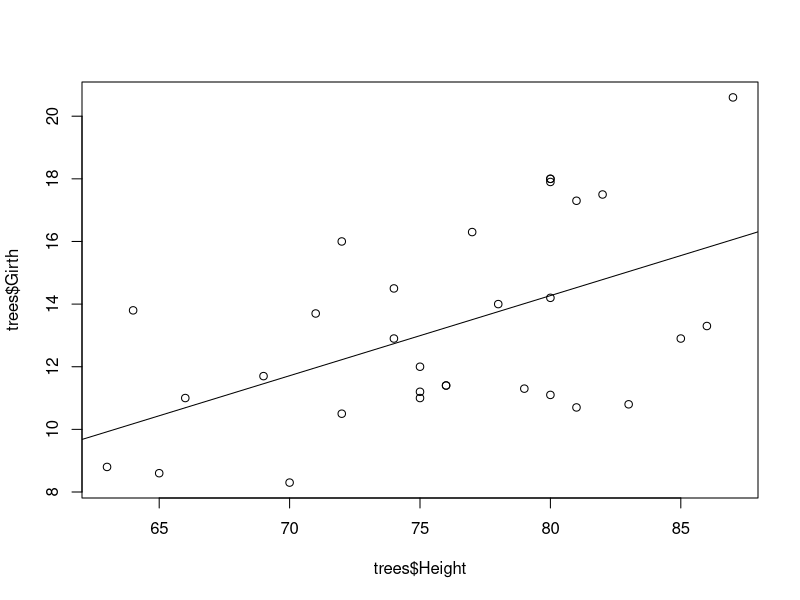
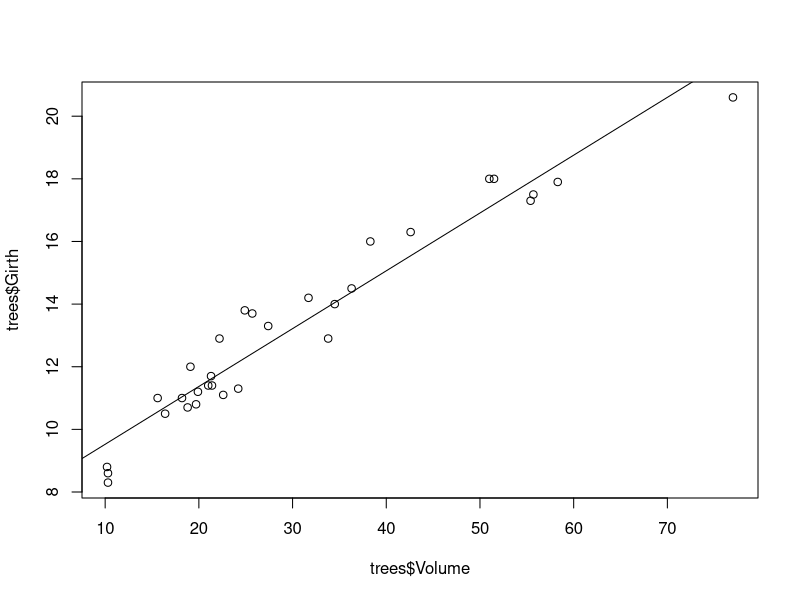

Reproduce these figures in R, in order.
#Integrantes
#Angélica Carolina Rodríguez Ruiz	-	999003306
#María Fernanda Monterroso Colindres  - 999003305
#Maya Luz Alvarado Avila - 999003321

###########EJERCICIO 1 
#Ho: kilómetros recorridos ≥ 20000
#Hi: kilómetros recorridos < 20000

alfa1 <- 0.03
n1 <- 100
media1 <- 19500
mu1 <- 20000
sd1 <- 3900

#5 Obtener valor del estadístico de prueba
z1<- (media1-mu1)/(sd1/sqrt(n1))
z1
#R/ -1.28

#6 Obtener valor de la distribución
zAlfa1<- qnorm(alfa1,0,1, lower.tail = TRUE)
zAlfa1
#R/ -1.88

#7 Validar la hipótesis
z1 <  zAlfa1
#R/ FALSE



##########Ejercicio 2
#H0: varianza ≤ 40
#Hi: varianza > 40

alfa2 <- 0.05
n2 <- 10
s2 <- 27
sigma <- 40

#5 Obtener valor del estadístico de prueba
X2 <- ((n2-1)*s2)/sigma
X2
#R/6.075

#6 Obtener valor de la distribución
chi_sd2<- qchisq(1-alfa2, n2-1)
chi_sd2
#R/16.91

#7 Validar la hipótesis
X2 > chi_sd2
#R/ FALSE, se acepta H0



#########Ejercicio 3
#1 Definir variables
n3 <- 30
media3 <- 35
sd3 <- 3.5
alfa3 <- 0.05/2

#2 Defina normal ajustada
normal1 <- qnorm(1-alfa3, 0, 1)
normal1
#R/ 1.96

#3 Defina Error
error1<-  sd3/sqrt(n3)
error1
#R/ 0.639

#4 Defina limites superior e inferior del intervalo de confianza 
margen <- normal1*error1
margen

limInf<- media3 - margen
limsup <- media3 + margen
limInf
limsup
#R/límite superior 36.25, límite inferior 33.74



#######Ejercicio 4
#1 Definir variables
n4 <- 5000
media4 <- 500
sd4 <- 100
alfa4 <- 0.10/2

#2 Defina normal ajustada
normal2 <- qnorm(1-alfa4, 0, 1)
normal2
#R/1.64

#3 Defina Error
error2<-  sd4/sqrt(n4)
error2
#R/1.41

#4 Defina limites superior e inferior del intervalo de confianza
margen1 <- normal2*error2
margen1

limInf0<- media4 - margen1
limsup0 <- media4 + margen1
limInf0
limsup0
#R/límite superior 502.33, límite inferior 497.67



#########Ejercicio 5
data("trees")

#1 Definir regresión entre Girth (y) y Height(x)
lm.trees <- lm(Girth~Height, data=trees)
summary(lm.trees)
plot (trees$Girth ~trees$Height)
abline (lm.trees)

#2 Indique la formula generada

#3 Indique su intercepto, coeficiente de correlación R2 y R ajustado
#R/ intercepto -6.18, coeficiente de correlacion 26.97%, R ajustado 24.45%

#4 Definir regresión entre Girth  y volumen (x)
lm.trees2 <- lm(Girth~Volume, data=trees)
summary(lm.trees2)
plot (trees$Girth ~trees$Volume)
abline (lm.trees2)

#5 Indique la formula generada

#6 Indique su intercepto, coeficiente de correlación R2 y R ajustado
#R/ intercepto 7.67, coeficiente de correlacion 93.53%, R ajustado 93.31%
